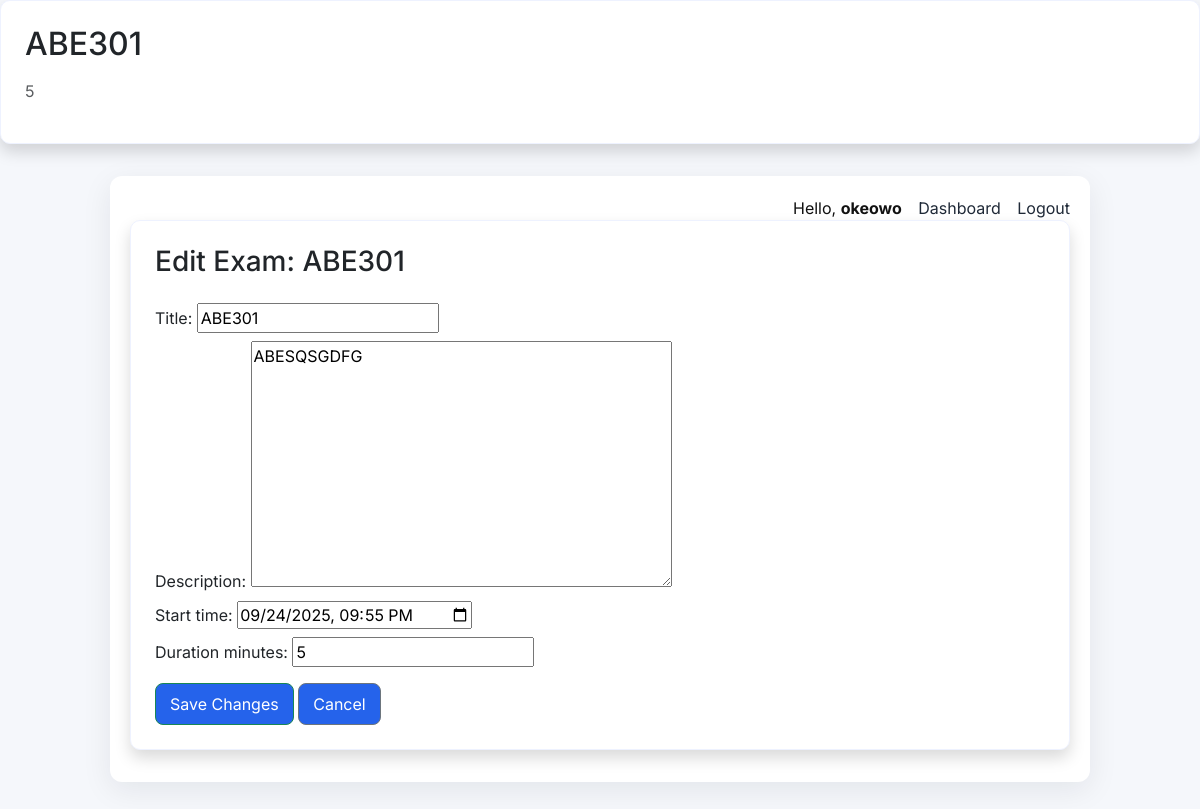
The app's page /exam/10/edit/ (signed in) with its own data.
### exams/models.py (models this page shows, shortened)
class Exam(models.Model):
    title = models.CharField(max_length=255)
    description = models.TextField(blank=True)
    start_time = models.DateTimeField(null=True, blank=True)
    duration_minutes = models.PositiveIntegerField(default=10)
    created_by = models.ForeignKey(User, on_delete=models.SET_NULL, null=True, related_name='created_exams')

### exams/views.py (the view)
# urls.py: path('exam/<int:exam_id>/edit/', views.edit_exam, name='edit_exam'),
@login_required
def edit_exam(request, exam_id):
    exam = get_object_or_404(Exam, id=exam_id, created_by=request.user)
    if request.method == 'POST':
        form = ExamForm(request.POST, instance=exam)
        if form.is_valid():
            form.save()
            messages.success(request, "Exam updated successfully")
            return redirect('exams:dashboard')
    else:
        form = ExamForm(instance=exam)
    return render(request, 'exams/edit_exam.html', {'form': form, 'exam': exam})

### exams/forms.py
class ExamForm(forms.ModelForm):
    start_time = forms.DateTimeField(required=False, widget=forms.DateTimeInput(attrs={'type':'datetime-local'}))
    class Meta:
        model = Exam
        fields = ['title','description','start_time','duration_minutes']

### exams/templates/exams/edit_exam.html (shortened to what this page needs)
{% extends "exams/base.html" %}
{% block content %}
<div class="card shadow p-4">
  <h3 class="mb-3">Edit Exam: {{ exam.title }}</h3>
  <form method="post">
    {{ form.as_p }}
    <div class="mt-3">
      <button type="submit" class="btn btn-success">Save Changes</button>
      <a href="{% url 'exams:dashboard' %}" class="btn btn-secondary">Cancel</a>
    </div>
  </form>
</div>
{% endblock %}

### exams/templates/exams/base.html (shortened to what this page needs)
<!doctype html>
<html>
<head>
  <link href="https://cdn.jsdelivr.net/npm/bootstrap@5.3.0/dist/css/bootstrap.min.css" rel="stylesheet">
<div class="card p-4 shadow">
  <h2 class="mb-3">{{ exam.title }}</h2>
  <p class="text-muted">{{ exam.duration_minutes }}</p>
</div>
</head>
<body>
  <div class="container">
    <header>
      <nav>
        {% if user.is_authenticated %}
          Hello, <strong>{{ user.username }}</strong>
          <a href="{% url 'exams:dashboard' %}">Dashboard</a>
          <a href="{% url 'exams:logout' %}">Logout</a>
        {% else %}
          <a href="{% url 'exams:login' %}">Login</a>
          <a href="{% url 'exams:register' %}">Register</a>
        {% endif %}
      </nav>
    </header>
    <main>
      {% block content %}{% endblock %}
    </main>
  </div>
</body>
</html>

### exams/templates/exams/base.html (style rules this page uses)
body { font-family:Inter,system-ui,Segoe UI,Roboto,Helvetica,Arial;margin:0;background:#f5f7fb;color:#111 }
.container { max-width:980px;margin:32px auto;padding:20px;background:white;border-radius:12px;box-shadow:0 8px 30px rgba(14,30,37,.08) }
header { display:flex;justify-content:space-between;align-items:center }
nav a { margin-left:12px;text-decoration:none;color:#1f2937 }
.btn { display:inline-block;padding:8px 14px;border-radius:8px;background:#2563eb;color:white;text-decoration:none }
.card { padding:16px;border-radius:10px;background:#fff;border:1px solid #eef2ff;margin-bottom:12px }
form p { margin:8px 0 }

### records on screen
Exam: title "ABE301", duration_minutes "5", description "ABESQSGDFG", start_time "09/24/2025 21:55"

### other values on screen
{{ user.username }} "okeowo"
